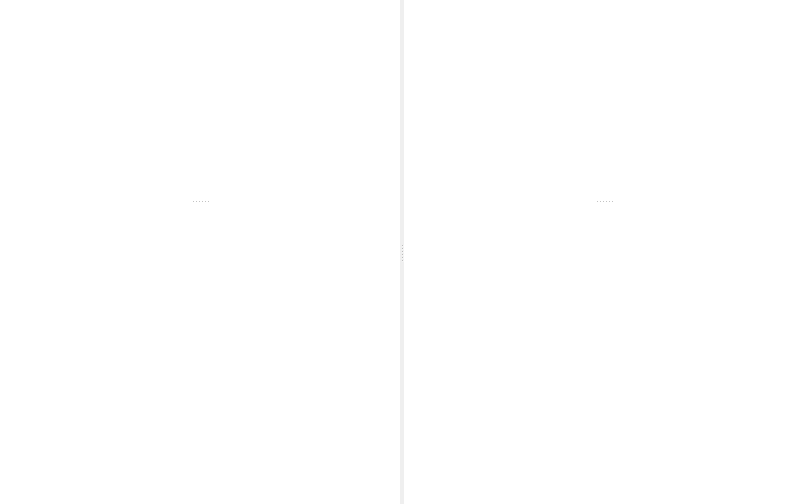
  <widget class="QWidget" name="centralWidget">
   <property name="sizePolicy">
    <sizepolicy hsizetype="Expanding" vsizetype="Expanding">
     <horstretch>0</horstretch>
     <verstretch>0</verstretch>
    </sizepolicy>
   </property>
   <property name="autoFillBackground">
    <bool>false</bool>
   </property>
   <layout class="QVBoxLayout" name="verticalLayout">
    <property name="spacing">
     <number>0</number>
    </property>
    <property name="leftMargin">
     <number>0</number>
    </property>
    <property name="topMargin">
     <number>0</number>
    </property>
    <property name="rightMargin">
     <number>0</number>
    </property>
    <property name="bottomMargin">
     <number>0</number>
    </property>
    <item>
     <widget class="QSplitter" name="splitterMain">
      <property name="midLineWidth">
       <number>1</number>
      </property>
      <property name="orientation">
       <enum>Qt::Horizontal</enum>
      </property>
      <property name="childrenCollapsible">
       <bool>false</bool>
      </property>
      <widget class="QFrame" name="frameMainLeft">
       <property name="sizePolicy">
        <sizepolicy hsizetype="Expanding" vsizetype="Expanding">
         <horstretch>0</horstretch>
         <verstretch>0</verstretch>
        </sizepolicy>
       </property>
       <property name="minimumSize">
        <size>
         <width>400</width>
         <height>0</height>
        </size>
       </property>
       <property name="palette">
        <palette>
         <active>
          <colorrole role="Base">
           <brush brushstyle="SolidPattern">
            <color alpha="255">
             <red>255</red>
             <green>255</green>
             <blue>255</blue>
            </color>
           </brush>
          </colorrole>
          <colorrole role="Window">
           <brush brushstyle="SolidPattern">
            <color alpha="255">
             <red>255</red>
             <green>255</green>
             <blue>255</blue>
            </color>
           </brush>
          </colorrole>
         </active>
         <inactive>
          <colorrole role="Base">
           <brush brushstyle="SolidPattern">
            <color alpha="255">
             <red>255</red>
             <green>255</green>
             <blue>255</blue>
            </color>
           </brush>
          </colorrole>
          <colorrole role="Window">
           <brush brushstyle="SolidPattern">
            <color alpha="255">
             <red>255</red>
             <green>255</green>
             <blue>255</blue>
            </color>
           </brush>
          </colorrole>
         </inactive>
         <disabled>
          <colorrole role="Base">
           <brush brushstyle="SolidPattern">
            <color alpha="255">
             <red>255</red>
             <green>255</green>
             <blue>255</blue>
            </color>
           </brush>
          </colorrole>
          <colorrole role="Window">
           <brush brushstyle="SolidPattern">
            <color alpha="255">
             <red>255</red>
             <green>255</green>
             <blue>255</blue>
            </color>
           </brush>
          </colorrole>
         </disabled>
        </palette>
       </property>
       <property name="autoFillBackground">
        <bool>true</bool>
       </property>
       <property name="frameShape">
        <enum>QFrame::NoFrame</enum>
       </property>
       <property name="frameShadow">
        <enum>QFrame::Raised</enum>
       </property>
       <layout class="QVBoxLayout" name="verticalLayout_2">
        <property name="spacing">
         <number>0</number>
        </property>
        <property name="leftMargin">
         <number>0</number>
        </property>
        <property name="topMargin">
         <number>0</number>
        </property>
        <property name="rightMargin">
         <number>0</number>
        </property>
        <property name="bottomMargin">
         <number>0</number>
        </property>
        <item>
         <widget class="QSplitter" name="splitterLeft">
          <property name="sizePolicy">
           <sizepolicy hsizetype="Expanding" vsizetype="Expanding">
            <horstretch>0</horstretch>
            <verstretch>0</verstretch>
           </sizepolicy>
          </property>
          <property name="orientation">
           <enum>Qt::Vertical</enum>
          </property>
          <property name="childrenCollapsible">
           <bool>false</bool>
          </property>
          <widget class="QFrame" name="frameLeftTop">
           <property name="sizePolicy">
            <sizepolicy hsizetype="Expanding" vsizetype="Expanding">
             <horstretch>0</horstretch>
             <verstretch>0</verstretch>
            </sizepolicy>
           </property>
           <property name="minimumSize">
            <size>
             <width>0</width>
             <height>200</height>
            </size>
           </property>
           <property name="frameShape">
            <enum>QFrame::NoFrame</enum>
           </property>
           <property name="frameShadow">
            <enum>QFrame::Plain</enum>
           </property>
           <property name="lineWidth">
            <number>0</number>
           </property>
           <layout class="QVBoxLayout" name="verticalLayout_3">
            <property name="spacing">
             <number>0</number>
            </property>
            <property name="leftMargin">
             <number>0</number>
            </property>
            <property name="topMargin">
             <number>0</number>
            </property>
            <property name="rightMargin">
             <number>0</number>
            </property>
            <property name="bottomMargin">
             <number>0</number>
            </property>
            <item>
             <widget class="BreadcrumbView" name="breadcrumbLeft" native="true">
              <property name="sizePolicy">
               <sizepolicy hsizetype="Expanding" vsizetype="Preferred">
                <horstretch>0</horstretch>
                <verstretch>0</verstretch>
               </sizepolicy>
              </property>
              <property name="minimumSize">
               <size>
                <width>0</width>
                <height>50</height>
               </size>
              </property>
             </widget>
            </item>
            <item>
             <widget class="Gallery" name="galleryLeft" native="true">
              <property name="sizePolicy">
               <sizepolicy hsizetype="Expanding" vsizetype="Expanding">
                <horstretch>0</horstretch>
                <verstretch>4</verstretch>
               </sizepolicy>
              </property>
              <property name="palette">
               <palette>
                <active>
                 <colorrole role="Base">
                  <brush brushstyle="SolidPattern">
                   <color alpha="255">
                    <red>255</red>
                    <green>255</green>
                    <blue>255</blue>
                   </color>
                  </brush>
                 </colorrole>
                 <colorrole role="Window">
                  <brush brushstyle="SolidPattern">
                   <color alpha="255">
                    <red>255</red>
                    <green>255</green>
                    <blue>255</blue>
                   </color>
                  </brush>
                 </colorrole>
                </active>
                <inactive>
                 <colorrole role="Base">
                  <brush brushstyle="SolidPattern">
                   <color alpha="255">
                    <red>255</red>
                    <green>255</green>
                    <blue>255</blue>
                   </color>
                  </brush>
                 </colorrole>
                 <colorrole role="Window">
                  <brush brushstyle="SolidPattern">
                   <color alpha="255">
                    <red>255</red>
                    <green>255</green>
                    <blue>255</blue>
                   </color>
                  </brush>
                 </colorrole>
                </inactive>
                <disabled>
                 <colorrole role="Base">
                  <brush brushstyle="SolidPattern">
                   <color alpha="255">
                    <red>255</red>
                    <green>255</green>
                    <blue>255</blue>
                   </color>
                  </brush>
                 </colorrole>
                 <colorrole role="Window">
                  <brush brushstyle="SolidPattern">
                   <color alpha="255">
                    <red>255</red>
                    <green>255</green>
                    <blue>255</blue>
                   </color>
                  </brush>
                 </colorrole>
                </disabled>
               </palette>
              </property>
              <property name="autoFillBackground">
               <bool>true</bool>
              </property>
             </widget>
            </item>
            <item>
             <widget class="NavigationControls" name="navigationLeft" native="true">
              <property name="sizePolicy">
               <sizepolicy hsizetype="Expanding" vsizetype="Fixed">
                <horstretch>0</horstretch>
                <verstretch>2</verstretch>
               </sizepolicy>
              </property>
              <property name="minimumSize">
               <size>
                <width>0</width>
                <height>50</height>
               </size>
              </property>
              <property name="palette">
               <palette>
                <active>
                 <colorrole role="Base">
                  <brush brushstyle="SolidPattern">
                   <color alpha="255">
                    <red>255</red>
                    <green>255</green>
                    <blue>255</blue>
                   </color>
                  </brush>
                 </colorrole>
                 <colorrole role="Window">
                  <brush brushstyle="SolidPattern">
                   <color alpha="255">
                    <red>255</red>
                    <green>255</green>
                    <blue>255</blue>
                   </color>
                  </brush>
                 </colorrole>
                </active>
                <inactive>
                 <colorrole role="Base">
                  <brush brushstyle="SolidPattern">
                   <color alpha="255">
                    <red>255</red>
                    <green>255</green>
                    <blue>255</blue>
                   </color>
                  </brush>
                 </colorrole>
                 <colorrole role="Window">
                  <brush brushstyle="SolidPattern">
                   <color alpha="255">
                    <red>255</red>
                    <green>255</green>
                    <blue>255</blue>
                   </color>
                  </brush>
                 </colorrole>
                </inactive>
                <disabled>
                 <colorrole role="Base">
                  <brush brushstyle="SolidPattern">
                   <color alpha="255">
                    <red>255</red>
                    <green>255</green>
                    <blue>255</blue>
                   </color>
                  </brush>
                 </colorrole>
                 <colorrole role="Window">
                  <brush brushstyle="SolidPattern">
                   <color alpha="255">
                    <red>255</red>
                    <green>255</green>
                    <blue>255</blue>
                   </color>
                  </brush>
                 </colorrole>
                </disabled>
               </palette>
              </property>
              <property name="autoFillBackground">
               <bool>true</bool>
              </property>
             </widget>
            </item>
           </layout>
          </widget>
          <widget class="CorrespondenceViewer" name="correspondenceViewer" native="true">
           <property name="sizePolicy">
            <sizepolicy hsizetype="Expanding" vsizetype="Expanding">
             <horstretch>0</horstretch>
             <verstretch>0</verstretch>
            </sizepolicy>
           </property>
           <property name="minimumSize">
            <size>
             <width>0</width>
             <height>300</height>
            </size>
           </property>
           <property name="palette">
            <palette>
             <active>
              <colorrole role="Base">
               <brush brushstyle="SolidPattern">
                <color alpha="255">
                 <red>255</red>
                 <green>255</green>
                 <blue>255</blue>
                </color>
               </brush>
              </colorrole>
              <colorrole role="Window">
               <brush brushstyle="SolidPattern">
                <color alpha="255">
                 <red>255</red>
                 <green>255</green>
                 <blue>255</blue>
                </color>
               </brush>
              </colorrole>
             </active>
             <inactive>
              <colorrole role="Base">
               <brush brushstyle="SolidPattern">
                <color alpha="255">
                 <red>255</red>
                 <green>255</green>
                 <blue>255</blue>
                </color>
               </brush>
              </colorrole>
              <colorrole role="Window">
               <brush brushstyle="SolidPattern">
                <color alpha="255">
                 <red>255</red>
                 <green>255</green>
                 <blue>255</blue>
                </color>
               </brush>
              </colorrole>
             </inactive>
             <disabled>
              <colorrole role="Base">
               <brush brushstyle="SolidPattern">
                <color alpha="255">
                 <red>255</red>
                 <green>255</green>
                 <blue>255</blue>
                </color>
               </brush>
              </colorrole>
              <colorrole role="Window">
               <brush brushstyle="SolidPattern">
                <color alpha="255">
                 <red>255</red>
                 <green>255</green>
                 <blue>255</blue>
                </color>
               </brush>
              </colorrole>
             </disabled>
            </palette>
           </property>
           <property name="autoFillBackground">
            <bool>true</bool>
           </property>
          </widget>
         </widget>
        </item>
       </layout>
      </widget>
      <widget class="QFrame" name="frameMainRight">
       <property name="sizePolicy">
        <sizepolicy hsizetype="Expanding" vsizetype="Expanding">
         <horstretch>0</horstretch>
         <verstretch>0</verstretch>
        </sizepolicy>
       </property>
       <property name="minimumSize">
        <size>
         <width>400</width>
         <height>0</height>
        </size>
       </property>
       <property name="palette">
        <palette>
         <active>
          <colorrole role="Base">
           <brush brushstyle="SolidPattern">
            <color alpha="255">
             <red>255</red>
             <green>255</green>
             <blue>255</blue>
            </color>
           </brush>
          </colorrole>
          <colorrole role="Window">
           <brush brushstyle="SolidPattern">
            <color alpha="255">
             <red>255</red>
             <green>255</green>
             <blue>255</blue>
            </color>
           </brush>
          </colorrole>
         </active>
         <inactive>
          <colorrole role="Base">
           <brush brushstyle="SolidPattern">
            <color alpha="255">
             <red>255</red>
             <green>255</green>
             <blue>255</blue>
            </color>
           </brush>
          </colorrole>
          <colorrole role="Window">
           <brush brushstyle="SolidPattern">
            <color alpha="255">
             <red>255</red>
             <green>255</green>
             <blue>255</blue>
            </color>
           </brush>
          </colorrole>
         </inactive>
         <disabled>
          <colorrole role="Base">
           <brush brushstyle="SolidPattern">
            <color alpha="255">
             <red>255</red>
             <green>255</green>
             <blue>255</blue>
            </color>
           </brush>
          </colorrole>
          <colorrole role="Window">
           <brush brushstyle="SolidPattern">
            <color alpha="255">
             <red>255</red>
             <green>255</green>
             <blue>255</blue>
            </color>
           </brush>
          </colorrole>
         </disabled>
        </palette>
       </property>
       <property name="autoFillBackground">
        <bool>true</bool>
       </property>
       <property name="frameShape">
        <enum>QFrame::NoFrame</enum>
       </property>
       <property name="frameShadow">
        <enum>QFrame::Raised</enum>
       </property>
       <layout class="QVBoxLayout" name="verticalLayout_5">
        <property name="spacing">
         <number>0</number>
        </property>
        <property name="leftMargin">
         <number>0</number>
        </property>
        <property name="topMargin">
         <number>0</number>
        </property>
        <property name="rightMargin">
         <number>0</number>
        </property>
        <property name="bottomMargin">
         <number>0</number>
        </property>
        <item>
         <widget class="QSplitter" name="splitterRight">
          <property name="sizePolicy">
           <sizepolicy hsizetype="Expanding" vsizetype="Expanding">
            <horstretch>0</horstretch>
            <verstretch>0</verstretch>
           </sizepolicy>
          </property>
          <property name="orientation">
           <enum>Qt::Vertical</enum>
          </property>
          <property name="childrenCollapsible">
           <bool>false</bool>
          </property>
          <widget class="QFrame" name="frameRightTop">
           <property name="sizePolicy">
            <sizepolicy hsizetype="Expanding" vsizetype="Expanding">
             <horstretch>0</horstretch>
             <verstretch>0</verstretch>
            </sizepolicy>
           </property>
           <property name="minimumSize">
            <size>
             <width>0</width>
             <height>200</height>
            </size>
           </property>
           <property name="frameShape">
            <enum>QFrame::NoFrame</enum>
           </property>
           <property name="frameShadow">
            <enum>QFrame::Plain</enum>
           </property>
           <property name="lineWidth">
            <number>0</number>
           </property>
           <layout class="QVBoxLayout" name="verticalLayout_4">
            <property name="spacing">
             <number>0</number>
            </property>
            <property name="leftMargin">
             <number>0</number>
            </property>
            <property name="topMargin">
             <number>0</number>
            </property>
            <property name="rightMargin">
             <number>0</number>
            </property>
            <property name="bottomMargin">
             <number>0</number>
            </property>
            <item>
             <widget class="BreadcrumbView" name="breadcrumbRight" native="true">
              <property name="sizePolicy">
               <sizepolicy hsizetype="Expanding" vsizetype="Fixed">
                <horstretch>0</horstretch>
                <verstretch>1</verstretch>
               </sizepolicy>
              </property>
              <property name="minimumSize">
               <size>
                <width>0</width>
                <height>50</height>
               </size>
              </property>
              <property name="palette">
               <palette>
                <active>
                 <colorrole role="Base">
                  <brush brushstyle="SolidPattern">
                   <color alpha="255">
                    <red>255</red>
                    <green>255</green>
                    <blue>255</blue>
                   </color>
                  </brush>
                 </colorrole>
                 <colorrole role="Window">
                  <brush brushstyle="SolidPattern">
                   <color alpha="255">
                    <red>255</red>
                    <green>255</green>
                    <blue>255</blue>
                   </color>
                  </brush>
                 </colorrole>
                </active>
                <inactive>
                 <colorrole role="Base">
                  <brush brushstyle="SolidPattern">
                   <color alpha="255">
                    <red>255</red>
                    <green>255</green>
                    <blue>255</blue>
                   </color>
                  </brush>
                 </colorrole>
                 <colorrole role="Window">
                  <brush brushstyle="SolidPattern">
                   <color alpha="255">
                    <red>255</red>
                    <green>255</green>
                    <blue>255</blue>
                   </color>
                  </brush>
                 </colorrole>
                </inactive>
                <disabled>
                 <colorrole role="Base">
                  <brush brushstyle="SolidPattern">
                   <color alpha="255">
                    <red>255</red>
                    <green>255</green>
                    <blue>255</blue>
                   </color>
                  </brush>
                 </colorrole>
                 <colorrole role="Window">
                  <brush brushstyle="SolidPattern">
                   <color alpha="255">
                    <red>255</red>
                    <green>255</green>
                    <blue>255</blue>
                   </color>
                  </brush>
                 </colorrole>
                </disabled>
               </palette>
              </property>
              <property name="autoFillBackground">
               <bool>true</bool>
              </property>
             </widget>
            </item>
            <item>
             <widget class="Gallery" name="galleryRight" native="true">
              <property name="sizePolicy">
               <sizepolicy hsizetype="Expanding" vsizetype="Expanding">
                <horstretch>0</horstretch>
                <verstretch>4</verstretch>
               </sizepolicy>
              </property>
              <property name="palette">
               <palette>
                <active>
                 <colorrole role="Base">
                  <brush brushstyle="SolidPattern">
                   <color alpha="255">
                    <red>255</red>
                    <green>255</green>
                    <blue>255</blue>
                   </color>
                  </brush>
                 </colorrole>
                 <colorrole role="Window">
                  <brush brushstyle="SolidPattern">
                   <color alpha="255">
                    <red>255</red>
                    <green>255</green>
                    <blue>255</blue>
                   </color>
                  </brush>
                 </colorrole>
                </active>
                <inactive>
                 <colorrole role="Base">
                  <brush brushstyle="SolidPattern">
                   <color alpha="255">
                    <red>255</red>
                    <green>255</green>
                    <blue>255</blue>
                   </color>
                  </brush>
                 </colorrole>
                 <colorrole role="Window">
                  <brush brushstyle="SolidPattern">
                   <color alpha="255">
                    <red>255</red>
                    <green>255</green>
                    <blue>255</blue>
                   </color>
                  </brush>
                 </colorrole>
                </inactive>
                <disabled>
                 <colorrole role="Base">
                  <brush brushstyle="SolidPattern">
                   <color alpha="255">
                    <red>255</red>
                    <green>255</green>
                    <blue>255</blue>
                   </color>
                  </brush>
                 </colorrole>
                 <colorrole role="Window">
                  <brush brushstyle="SolidPattern">
                   <color alpha="255">
                    <red>255</red>
                    <green>255</green>
                    <blue>255</blue>
                   </color>
                  </brush>
                 </colorrole>
                </disabled>
               </palette>
              </property>
              <property name="autoFillBackground">
               <bool>true</bool>
              </property>
             </widget>
            </item>
            <item>
             <widget class="NavigationControls" name="navigationRight" native="true">
              <property name="sizePolicy">
               <sizepolicy hsizetype="Expanding" vsizetype="Fixed">
                <horstretch>0</horstretch>
                <verstretch>2</verstretch>
               </sizepolicy>
              </property>
              <property name="minimumSize">
               <size>
                <width>0</width>
                <height>50</height>
               </size>
              </property>
              <property name="palette">
               <palette>
                <active>
                 <colorrole role="Base">
                  <brush brushstyle="SolidPattern">
                   <color alpha="255">
                    <red>255</red>
                    <green>255</green>
                    <blue>255</blue>
                   </color>
                  </brush>
                 </colorrole>
                 <colorrole role="Window">
                  <brush brushstyle="SolidPattern">
                   <color alpha="255">
                    <red>255</red>
                    <green>255</green>
                    <blue>255</blue>
                   </color>
                  </brush>
                 </colorrole>
                </active>
                <inactive>
                 <colorrole role="Base">
                  <brush brushstyle="SolidPattern">
                   <color alpha="255">
                    <red>255</red>
                    <green>255</green>
                    <blue>255</blue>
                   </color>
                  </brush>
                 </colorrole>
                 <colorrole role="Window">
                  <brush brushstyle="SolidPattern">
                   <color alpha="255">
                    <red>255</red>
                    <green>255</green>
                    <blue>255</blue>
                   </color>
                  </brush>
                 </colorrole>
                </inactive>
                <disabled>
                 <colorrole role="Base">
                  <brush brushstyle="SolidPattern">
                   <color alpha="255">
                    <red>255</red>
                    <green>255</green>
                    <blue>255</blue>
                   </color>
                  </brush>
                 </colorrole>
                 <colorrole role="Window">
                  <brush brushstyle="SolidPattern">
                   <color alpha="255">
                    <red>255</red>
                    <green>255</green>
                    <blue>255</blue>
                   </color>
                  </brush>
                 </colorrole>
                </disabled>
               </palette>
              </property>
              <property name="autoFillBackground">
               <bool>true</bool>
              </property>
             </widget>
            </item>
           </layout>
          </widget>
          <widget class="CorrespondenceEditor" name="correspondenceEditor" native="true">
           <property name="sizePolicy">
            <sizepolicy hsizetype="Expanding" vsizetype="Expanding">
             <horstretch>0</horstretch>
             <verstretch>0</verstretch>
            </sizepolicy>
           </property>
           <property name="minimumSize">
            <size>
             <width>0</width>
             <height>300</height>
            </size>
           </property>
           <property name="palette">
            <palette>
             <active>
              <colorrole role="Base">
               <brush brushstyle="SolidPattern">
                <color alpha="255">
                 <red>255</red>
                 <green>255</green>
                 <blue>255</blue>
                </color>
               </brush>
              </colorrole>
              <colorrole role="Window">
               <brush brushstyle="SolidPattern">
                <color alpha="255">
                 <red>255</red>
                 <green>255</green>
                 <blue>255</blue>
                </color>
               </brush>
              </colorrole>
             </active>
             <inactive>
              <colorrole role="Base">
               <brush brushstyle="SolidPattern">
                <color alpha="255">
                 <red>255</red>
                 <green>255</green>
                 <blue>255</blue>
                </color>
               </brush>
              </colorrole>
              <colorrole role="Window">
               <brush brushstyle="SolidPattern">
                <color alpha="255">
                 <red>255</red>
                 <green>255</green>
                 <blue>255</blue>
                </color>
               </brush>
              </colorrole>
             </inactive>
             <disabled>
              <colorrole role="Base">
               <brush brushstyle="SolidPattern">
                <color alpha="255">
                 <red>255</red>
                 <green>255</green>
                 <blue>255</blue>
                </color>
               </brush>
              </colorrole>
              <colorrole role="Window">
               <brush brushstyle="SolidPattern">
                <color alpha="255">
                 <red>255</red>
                 <green>255</green>
                 <blue>255</blue>
                </color>
               </brush>
              </colorrole>
             </disabled>
            </palette>
           </property>
           <property name="autoFillBackground">
            <bool>true</bool>
           </property>
          </widget>
         </widget>
        </item>
       </layout>
      </widget>
     </widget>
    </item>
   </layout>
  </widget>
